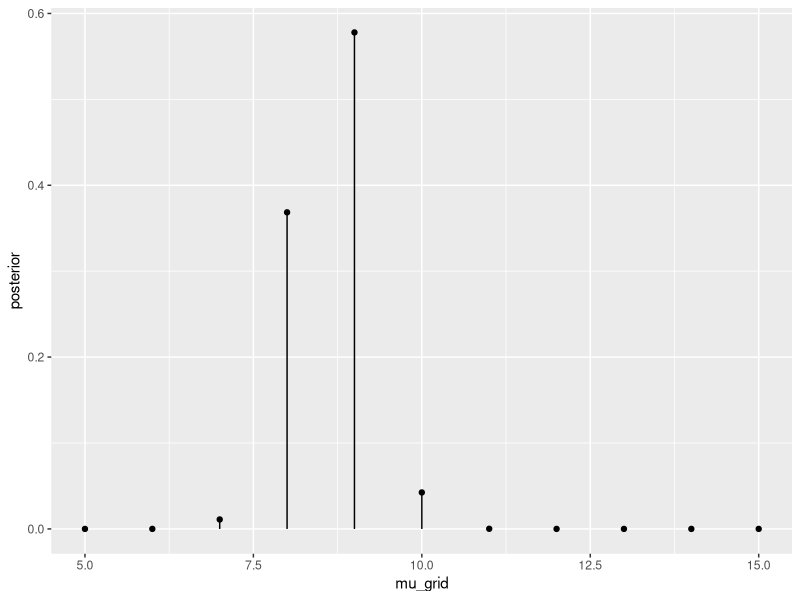
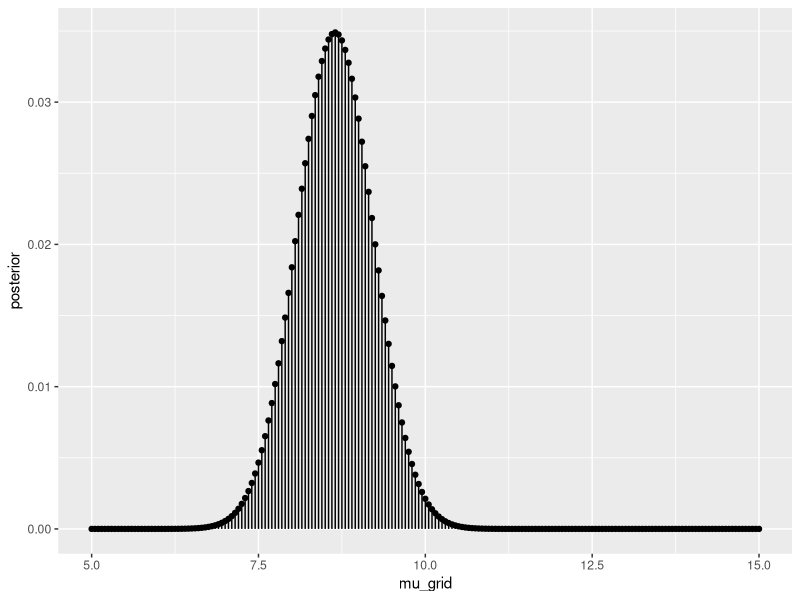

The R script that drew these images, in order:
## ---- chunk 1
# Load necessary package
library(tidyverse)
## ---- chunk 2
# a
# Define observed data
data_points <- c(7.1, 8.9, 8.4, 8.6)

# Step 1: Define grid values
grid_data <- data.frame(mu_grid = 5:15)

# Step 2: Evaluate the prior & likelihood at each mu
grid_data <- grid_data |> 
  mutate(prior = dnorm(mu_grid, mean = 10, sd = 1.2),
         likelihood = sapply(mu_grid, function(mu) prod(dnorm(data_points, mean = mu, sd = 1.3))))

# Step 3: Approximate the posterior
grid_data <- grid_data |> 
  mutate(unnormalized = likelihood * prior,
         posterior = unnormalized / sum(unnormalized))

# Examine the grid approximated posterior
print(round(grid_data, 2))

# Plot the grid approximated posterior
ggplot(grid_data, aes(x = mu_grid, y = posterior)) + 
  geom_point() + 
  geom_segment(aes(x = mu_grid, xend = mu_grid, y = 0, yend = posterior))
## ---- chunk 3
# b
# Step 1: Define a grid of 201 values
grid_data <- data.frame(mu_grid = seq(from = 5, to = 15, length = 201))

# Step 2: Evaluate the prior & likelihood at each mu
grid_data <- grid_data |> 
  mutate(prior = dnorm(mu_grid, mean = 10, sd = 1.2),
         likelihood = sapply(mu_grid, function(mu) prod(dnorm(data_points, mean = mu, sd = 1.3))))

# Step 3: Approximate the posterior
grid_data <- grid_data |> 
  mutate(unnormalized = likelihood * prior,
         posterior = unnormalized / sum(unnormalized))

# Examine the grid approximated posterior
print(round(grid_data, 2))

# Plot the grid approximated posterior
ggplot(grid_data, aes(x = mu_grid, y = posterior)) + 
  geom_point() + 
  geom_segment(aes(x = mu_grid, xend = mu_grid, y = 0, yend = posterior))

